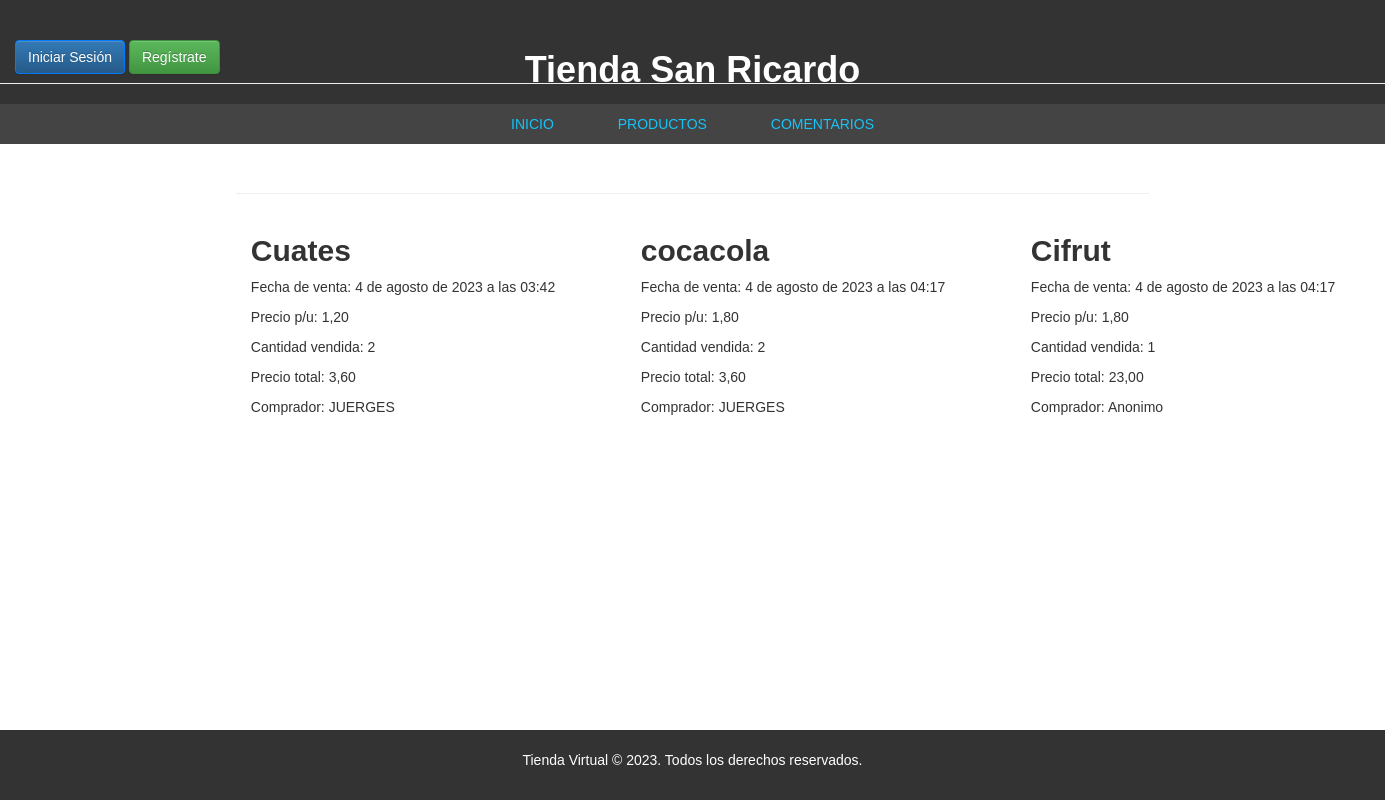
The app's page /sells/list/ with its own data.
### products/models.py (models this page shows, shortened)
class VentaProducto(models.Model):
    comprador = models.ForeignKey(User, on_delete=models.CASCADE, default=1)
    producto = models.ForeignKey(Producto, on_delete=models.CASCADE)
    cantidad = models.PositiveIntegerField()
    precio_total = models.DecimalField(max_digits=10, decimal_places=2, null=True, blank=True)
    fecha_venta = models.DateTimeField(default=timezone.now)

class Producto(models.Model):
    nombre = models.CharField(max_length=200)
    descripcion = models.TextField()
    precio = models.DecimalField(max_digits=9, decimal_places=2)
    imagen = models.ImageField(upload_to='productos')

### products/views.py (the view)
# urls.py: path('sells/list/', views.sell_list, name='sell_list'),
def sell_list(request):
    sells = VentaProducto.objects.all()
    return render(request, 'ventas_list.html', {'sells': sells})

### products/templates/ventas_list.html (shortened to what this page needs)
{% extends 'index.html' %}
{% block content %}
    <div class="page-header">
    </div>
    <div class="container">
        <div class="row">
        {% for sell in sells %}
        <div class="col-md-4">
            <div class="venta">
                <h2>{{ sell.producto.nombre }}</h2>
                <p>Fecha de venta: {{ sell.fecha_venta }}</p>
                <p>Precio p/u: {{ sell.producto.precio }}</p>
                <p>Cantidad vendida: {{ sell.cantidad }}</p>
                <p>Precio total: {{ sell.precio_total }}</p>
                <p>Comprador: {{ sell.comprador }}</p>
            </div>
        </div>
        {% endfor %}
        </div>
    </div>
{% endblock %}

### products/static/css/styles.css (style rules this page uses)
body { font-family: Arial, sans-serif; margin: 0; padding: 0; background-image: url('https://cdn.agendasonidocaracol.mx/Upload/afb83e0118323c1840cc188dc018ec4218211c72.jpg'); }
h2 { font-weight: bold; }
.productos .row { display: flex; flex-wrap: wrap; justify-content: space-between; }

### records on screen
VentaProducto: producto.nombre "Cuates", fecha_venta "4 de agosto de 2023 a las 03:42", producto.precio "1,20", cantidad "2", precio_total "3,60", comprador "JUERGES"
VentaProducto: producto.nombre "cocacola", fecha_venta "4 de agosto de 2023 a las 04:17", producto.precio "1,80", cantidad "2", precio_total "3,60", comprador "JUERGES"
VentaProducto: producto.nombre "Cifrut", fecha_venta "4 de agosto de 2023 a las 04:17", producto.precio "1,80", cantidad "1", precio_total "23,00", comprador "Anonimo"
